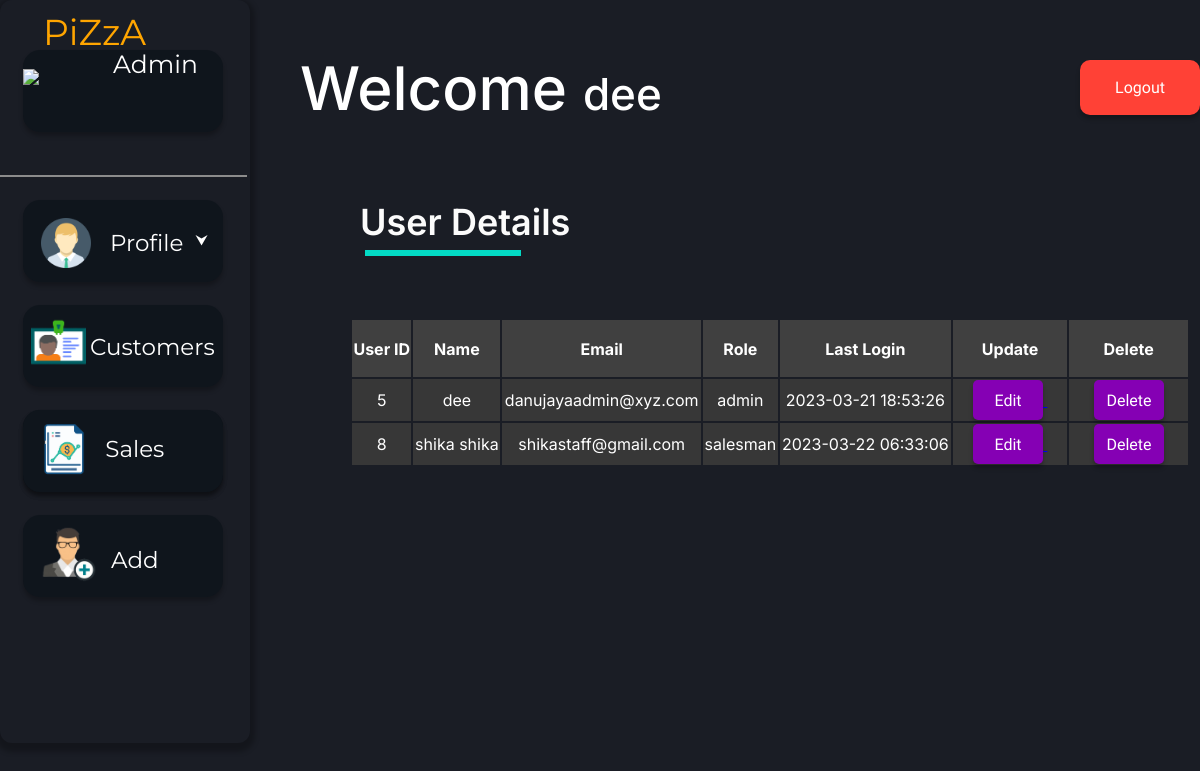
/admin.php (signed in), run on an earlier commit of the app's database.
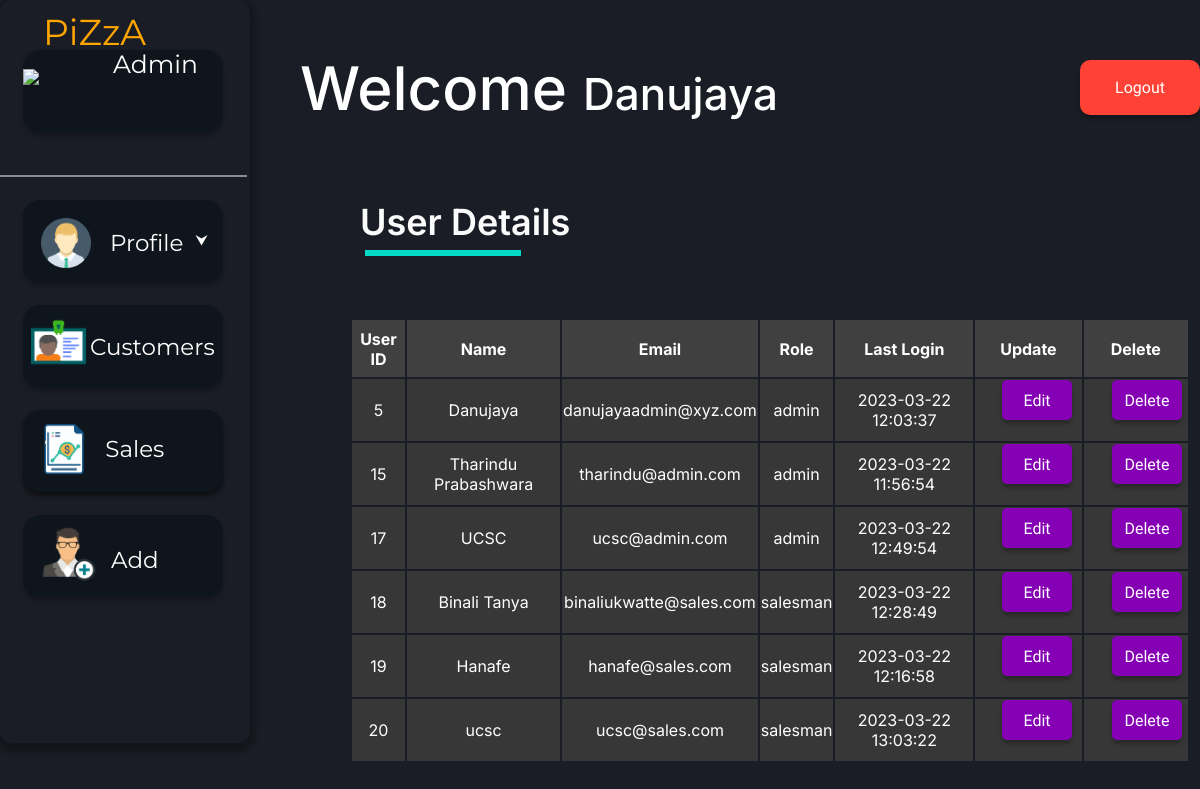
And on a later commit of the database.
### tables this page shows
CREATE TABLE IF NOT EXISTS `crm_users` (
  `id` int NOT NULL AUTO_INCREMENT,
  `name` varchar(255) NOT NULL,
  `email` varchar(50) NOT NULL,
  `password` varchar(50) NOT NULL,
  `roles` enum('admin','salesman') NOT NULL,
  `lastLogin` datetime NOT NULL DEFAULT CURRENT_TIMESTAMP,
  `deleted` tinyint NOT NULL DEFAULT '0',
  PRIMARY KEY (`id`)
);

### admin.php (the view, shortened to what this page needs)
<?php require_once('./phpFunc/connection/connect.php'); ?>
<?php
$sql = "SELECT * FROM crm_users ORDER BY id ASC";
mysqli_query($connection, $sql);
$result = mysqli_query($connection,$sql);
?>
<!DOCTYPE html>
<html lang="en">
<head>
        <link href="./styles/businessUser/main.css" rel="stylesheet">
        <link href="./styles/businessUser/add.css" rel="stylesheet">
</head>
<body>
<div>
<span class="wel-msg"><p>Welcome <span style="font-size:44px;"><?php echo $_SESSION["name"]; ?></span></p></span>
<span class="sub-head">User Details</span> <div class="sub-line"></div>
<span><a href="./phpFunc/functions/businessUser/logout.php"><button class="log_out-button">Logout</button> </a></span>
</div>
<div class="menu">
<div class="piza-staff"><img class="piza-logo" src="./assets/img/logo.png">
<span class="menu-text" style="color:orange;">PiZzA</span><br><span class="menu-text" style="font-size:25px; color:white; position:relative; left:90px; bottom:45px;">Admin</span>
</div>
 <div class="menu-line"></div>
<button class="pro-view">
      <img class="pro-avatar" src="./assets/img/pro_avatar.png">
      <span class="pro-text">Profile </span>
</button>
<a href="./adminCustomerView.php"><button class="sales-but">
<button  class="cus-but">
      <img class="cus-logo" src="./assets/img/cus_det.png">
      <span class="cus-text">Customers</span>
</button>
</a>
<a href="./adminSalesView.php"><button class="sales-but">
      <img class="sales-logo" src="./assets/img/sales.png">
      <span class="sales-text">Sales </span>
</button></a>
<button onclick="document.getElementById('addform').style.display='block'" class="add-but">
      <img class="add-logo" src="./assets/img/add_cus.png">
      <span class="add-text">Add</span>
</button>
</div>
<table border="0" class="table_dec">
<tr bgcolor="#404040">
<th>User ID</th>
<th>Name</th>
<th>Email</th>
<th>Role</th>
<th>Last Login</th>
<th>Update</th>
<th>Delete</th>
</tr>
<?php
while ($row = mysqli_fetch_assoc($result)) {
    echo "
        <tr bgcolor='#373737'>
            <td>" . $row['id'] . "</td>
            <td>" . $row['name'] . "</td>
            <td>" . $row['email'] . "</td>
            <td>" . $row['roles'] . "</td>
            <td>" . $row['lastLogin'] . "</td>
            <td>&nbsp;&nbsp;&nbsp;&nbsp;<a href='./phpFunc/functions/admin/update.php?user_id=".$row['id']."'><button class='edit-button' role='button'>Edit</button> </a>&nbsp;&nbsp;&nbsp;&nbsp;</td>
            <td>&nbsp;&nbsp;&nbsp;&nbsp;
          <button class='edit-button' onclick=\"if(confirm('Warning!\\n \\n &nbsp;&nbsp;&nbsp;&nbsp;&nbsp;&nbsp;&nbsp;&nbsp;&nbsp;&nbsp;Are you sure you want to delete this user:&nbsp;".$row['name']."')) {
              window.location='./phpFunc/functions/admin/delete.php?user_id=".$row['id']."';
          } else {
              window.location='./admin.php';
          }\">Delete</button>
            &nbsp;&nbsp;&nbsp;&nbsp;</td>
        </tr>";
}
?>
</table>
</body>
</html>

### styles/businessUser/main.css (style rules this page uses)
body { background-color: #1A1D25; margin: 0px 0 10px; width: 100%; height: 100%; }
.table_dec { font-family: 'Inter', sans-serif; padding-bottom: 50px; box-sizing: border-box; text-align: center; border-color:#27262C; border: 0px solid #5B5B5B; color:white; position: relative; left: 350px; bottom: 425px; width: 70%; height: auto; border-radius: 4px; }
th { height: 55px; }
.wel-msg { position: absolute; left: 300px; top: -10px; font-family: 'Inter'; font-style: normal; font-weight: 500; font-size: 60px; line-height: 77px; color: #FFFFFF; }
.sub-head { position: absolute; height: 38px; left: 360px; top: 200px; font-family: 'Inter'; font-style: normal; font-weight: 600; font-size: 36px; line-height: 44px; color: #FBFBFB; }
.sub-line { border: 3px solid #03DAC5; width:150px; position: absolute; left: 365px; top: 250px; }
.menu { position: -webkit-sticky; position: sticky; width: 250px; height:743px; left: 0px; top: 0px; background: #1A1D25; box-shadow: 0px 4px 5px 5px rgba(0, 0, 0, 0.25); border-radius: 12px; z-index:4; }
.piza-logo { height: auto; width: 80px; }
.piza-staff { position: absolute; width: 200px; height: 82px; left: 23px; top: 50px; background: #0F151C; box-shadow: 0px 4px 4px rgba(0, 0, 0, 0.25); border-radius: 17px; }
.menu-text { font-family: "Montserrat", sans-serif; font-size:36px; position:relative; bottom:40px; }
.menu-line { border: 1px solid #8C8C8C; width:245px; position: relative; top:175px; }
.pro-view { position: absolute; width: 200px; height: 82px; left: 23px; top: 200px; outline:0; border:0; background: #0F151C; box-shadow: 0px 4px 4px rgba(0, 0, 0, 0.25); border-radius: 17px; }
.pro-avatar { height: auto; width: 50px; position: relative; left:-10px; top:5px; }
.pro-text { font-family: "Montserrat", sans-serif; font-size:23px; position:relative; bottom:12px; left:5px; color:white; cursor:default; }
.pro-view:after { content: '\2B9F'; color: white; font-weight: bold; float: right; margin-left: 5px; position: relative; top:20px; right:10px; }
.sales-but { position: absolute; width: 200px; height: 82px; left: 23px; top: 410px; outline:0; border:0; background: #0F151C; box-shadow: 0px 4px 4px rgba(0, 0, 0, 0.25); border-radius: 17px; }
.sales-logo { height: auto; width: 90px; position: relative; left:-28px; top:1px; }
.sales-text { font-family: "Montserrat", sans-serif; font-size:23px; position:relative; bottom:20px; left:-35px; color:white; cursor:default; }
.add-but { position: absolute; width: 200px; height: 82px; left: 23px; top: 515px; outline:0; border:0; background: #0F151C; box-shadow: 0px 4px 4px rgba(0, 0, 0, 0.25); border-radius: 17px; }
.add-logo { height: auto; width: 70px; position: relative; left:-28px; top:1px; }
.add-text { font-family: "Montserrat", sans-serif; font-size:23px; position:relative; bottom:20px; left:-25px; color:white; cursor:default; }
.cus-but { position: absolute; width: 200px; height: 82px; left: 23px; top: 305px; outline:0; border:0; background: #0F151C; box-shadow: 0px 4px 4px rgba(0, 0, 0, 0.25); border-radius: 17px; }
.cus-logo { height: auto; width: 55px; position: relative; left:0px; top:0px; }
.cus-text { font-family: "Montserrat", sans-serif; font-size:23px; position:relative; bottom:16px; left:-0px; color:white; cursor:default; }
.edit-button { appearance: none; background-color: #8500B4; border: 0px solid #1A1A1A; border-radius: 5px; box-sizing: border-box; color: #FFFFFF; cursor: pointer; display: inline-block; font-family: 'Exo', sans-serif; font-size: 16px; width: 70px; height: 40px; outline: none; text-align: center; text-decoration: none; transition: all 300ms cubic-bezier(.23, 1, 0.32, 1); user-select: none; -webkit-user-select: none; touch-action: manipulation; box-shadow: 0px 4px 4px rgba(0, 0, 0, 0.25); will-change: transform; }
.log_out-button { appearance: none; background-color: #FF4136; border: 0px solid #1A1A1A; border-radius: 10px; box-sizing: border-box; color: #FFFFFF; cursor: pointer; display: inline-block; font-family: 'Exo', sans-serif; font-size: 16px; width: 120px; height: 55px; outline: none; text-align: center; text-decoration: none; transition: all 300ms cubic-bezier(.23, 1, 0.32, 1); user-select: none; -webkit-user-select: none; touch-action: manipulation; box-shadow: 0px 4px 4px rgba(0, 0, 0, 0.25); will-change: transform; position: fixed; left: 90%; top: 60px; }

What changed in the data, as far as the page shows it:
removed crm_users: id "8", name "shika shika", email "shikastaff@gmail.com", roles "salesman", lastLogin "2023-03-22 06:33:06"
changed crm_users "danujayaadmin@xyz.com": name "dee" → "Danujaya"; lastLogin "2023-03-21 18:53:26" → "2023-03-22 12:03:37"
added crm_users: id "15", name "Tharindu Prabashwara", email "tharindu@admin.com", roles "admin", lastLogin "2023-03-22 11:56:54"
added crm_users: id "17", name "UCSC", email "ucsc@admin.com", roles "admin", lastLogin "2023-03-22 12:49:54"
added crm_users: id "18", name "Binali Tanya", email "binaliukwatte@sales.com", roles "salesman", lastLogin "2023-03-22 12:28:49"
added crm_users: id "19", name "Hanafe", email "hanafe@sales.com", roles "salesman", lastLogin "2023-03-22 12:16:58"
added crm_users: id "20", name "ucsc", email "ucsc@sales.com", roles "salesman", lastLogin "2023-03-22 13:03:22"
Also different on the page:
$_SESSION["name"]: "dee" → "Danujaya"
